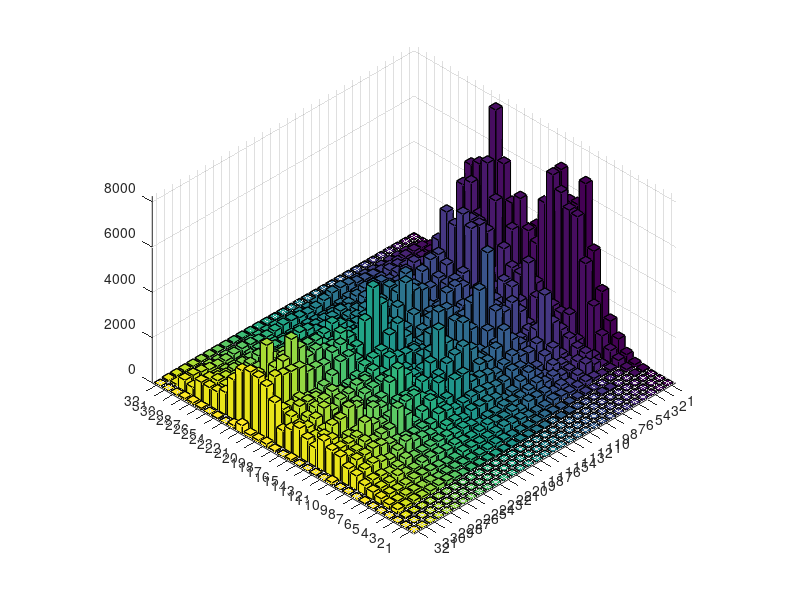

Reproduce this figure in MATLAB. (Note: this script raises an error after producing the figure.)
clc
clear
close all

origin = [0 0 0 0 0 0 0 0 0 0 0 0 0 0 0 0 0 0 0 0 0 0 0 0 0 0 0 0 0 0 0 0 
0.31831 0.873095 1.21744 1.31391 1.2357 1.14093 1.21104 1.57665 2.25992 3.15704 4.06937 4.77385 5.10722 5.03264 4.66244 4.22607 3.99252 4.17367 4.84353 5.90381 7.11055 8.15497 8.77137 8.83441 8.40997 7.73976 7.16233 6.99669 7.42845 8.43938 9.80666 0.0246977 
5.09296 12.2124 13.5593 12.1134 11.7601 12.7969 13.3042 12.7641 12.2972 12.4431 12.6883 12.773 12.9093 13.0152 13.117 14.0991 16.4737 18.7374 18.856 17.3521 16.7664 17.733 18.1706 17.4133 18.2314 22.396 26.7947 27.6794 27.3217 31.6187 40.652 0.980699 
62.3887 43.499 14.5601 3.84021 53.4628 65.8844 22.3233 22.025 35.6374 66.4256 43.1337 24.2828 52.8377 67.2915 63.6763 85.5619 59.9498 65.4871 60.0891 69.6235 61.4906 74.8902 50.3753 132.955 200.243 222.538 179.224 122.719 164.869 144.018 189.133 0.537859 
133.77 125.47 26.6939 33.0075 17.7979 36.4785 94.1926 79.6212 61.7384 58.6383 80.0423 122.348 79.6491 72.2064 81.4448 78.2311 134.839 172.466 130.637 104.068 103.584 101.463 130.982 124.323 97.5823 159.472 130.48 175.754 195.309 156.878 196.484 7.06425 
367.966 317.991 92.4412 51.8841 148.088 214.057 150.339 135.606 197.203 228.705 135.494 99.1828 95.9795 217.39 235.704 312.074 239.737 221.631 194.628 231.058 233.891 130.254 128.907 199.057 240.23 258.194 285.522 240.735 204.995 255.145 263.23 14.4438 
844.237 535.177 86.3264 347.877 566.149 277.503 87.0277 235.178 141.955 328.148 336.547 378.497 189.843 358.441 272.645 293.047 392.128 306.729 233.771 256.816 348.714 302.6 367.531 394.175 389.639 303.059 302.963 439.176 330.357 316.228 336.788 38.8508 
1428.89 977.998 268.865 614.939 468.435 283.872 274.958 443.862 362.015 567.762 453.249 340.914 352.223 370.322 280.5 299.202 200.228 336.643 442.371 401.421 491.106 494.188 485.096 438.008 426.121 562.134 402.002 332.195 432.395 456.586 416.058 0.603016 
2521.33 2082.18 127.186 639.927 245.352 348.696 510.33 236.99 484.932 818.551 636.354 373.208 226.554 477.429 578.828 588.641 604.176 415.822 555.147 552.965 406.394 562.802 655.707 728.835 911.305 715.488 526.23 641.224 774.789 711.772 633.057 22.3323 
4100.55 3760.47 560.412 851.271 353.465 851.885 709.137 420.887 528.626 822.596 896.431 628.458 611.118 710.024 780.055 790.014 724.89 650.789 809.121 874.82 629.05 649.53 621.069 645.929 723.331 805.801 942.015 1023.81 929.87 921.971 741.633 19.5984 
6878.36 5622 1497.66 1041.82 1554.62 2986.22 1048.39 850.326 916.981 1141.34 943.651 762.02 920.603 1026.32 1054.48 1581.86 1539.57 916.172 897.152 1249.49 977.073 710.876 1237.88 1744.66 1024.86 1026.61 917.975 1101.04 901.796 893.072 1056.89 128.194 
5758.31 5705.65 1357.25 639.236 550.208 1239.39 647.463 1038.36 1436.04 2044.44 1451.62 1089.76 1176.42 785.496 755.187 598.501 1004.09 1404.75 1000.81 1130.21 1450.95 1422.28 953.854 1147.83 1062.38 1256.58 1525.94 1089.2 1034.82 1031.01 1132.8 2.46954 
5673 6277.56 1467.45 952.733 471.585 1011.89 843.748 814.683 1091.64 1221 1036.38 1006.76 1640.39 1961.25 1795.57 1634.73 1310.57 1157.57 1457.59 1185.5 1190.3 1216.97 1016.37 1366.79 1554.43 1071.32 910.215 925.295 780.709 1196.33 1340.7 33.2037 
6878.36 6848.96 1588.3 1834.56 862.37 1632.68 2243.51 2030.2 2283.44 1612.14 937.077 1164.88 1051.43 1044.39 2137.34 2914.26 1661.19 872.332 1184.1 1753.96 2233.77 1846.36 1362.83 1373.41 1013.26 1576.56 1770.02 1471.34 1402.03 1135.91 828.191 1.54047 
6150.07 5410.47 2058.36 3158.34 1670.16 2517.44 1725.64 2062.47 4652.75 3203.16 1687.37 2181.6 1338.82 695.981 1320.86 1733.51 1162.57 1110.97 1263.29 1423.02 1696.96 1680.38 1603.52 1541.88 1367.94 1389.99 1106.22 966.597 982.666 914.149 1001.5 18.2749 
4320.18 3393.91 2183.71 2446.95 903.713 2551.98 1956.55 1064.47 2851.42 2456.78 1524.84 2047.25 1235.09 1359.67 1331.22 1337.89 921.193 1190.25 852.596 615.899 772.486 893.1 1686.66 1722.19 1549.17 1494.58 1244.95 1544.64 1279.14 1100.04 1280.12 94.6278 
3747.22 3755.57 2215.73 2531.79 1242.46 1410.3 1391.98 1396.65 1512 1633.88 1167.72 611.149 1214.44 1691.39 1147.38 1370.01 1430.91 1512.8 1671.79 1212.63 1526.85 1400.66 1015.74 1161.31 1415.39 1662.24 1491.77 1347.98 1130.01 974.021 1013.05 12.3426 
3376.95 4971.25 3806.21 3163.12 1634.36 826.717 907.841 1293.43 1686.23 1591.69 1945.29 2029.62 1245.76 1155.5 1056.85 797.875 998.415 1375.69 1772.95 1654.63 1528.74 1242.49 1105.39 1032.68 924.973 1131.19 1357.4 1407.95 1415.62 1164.51 755.839 65.0184 
3247.08 4555.38 2722.92 1871.06 982.135 925.372 1540.22 2101 2325.36 2244.06 1494.03 1528.05 1221.23 805.138 1369.38 2153.49 1857.35 1179.06 1056.53 1138.35 1595.6 1944.49 1928.47 1521.1 1258.13 1076.08 1134.2 1332.67 1214.99 1278.95 1785.38 159.512 
3921.9 6076.9 4657.25 3507.32 3996.27 4054.34 2280.7 2181.68 1342.14 1382.4 1366.98 1134.69 1697.89 1318.43 1123.42 1653.06 3020.54 3947.77 2695.29 1752.58 1762.11 2262.82 2128.34 1777.74 1859.17 1923.19 2267.93 2340.36 2390.77 2518.58 2291.11 124.369 
5588.33 8256.91 6119.42 3698.96 4025.09 4479.12 1669.14 1785.64 1065.07 1223.59 2172.61 2367.81 2908.16 2033.79 1548 1965.25 1871.19 1823.65 1878.65 1962.91 2352.94 1980.9 2021.69 2228.22 2148.48 2746.28 3337.5 2574.52 2033.34 1999.42 2468.08 140.714 
3057.05 4626.25 3618 2205.74 2161.4 3771.55 2228.45 1868.14 1642.02 1302.54 2142.92 2064.99 2269.87 1855.22 1498.05 1517.03 1255.57 1417.96 1179.65 1238.74 1367.77 1475.68 1604.96 1609.18 1844.59 1770.11 2325.32 2083.48 1430.48 1936.88 2517.05 356.874 
3442.84 5458.35 4833.68 3154.4 2805.71 4160.43 2495.3 2470.38 2156.23 1698.81 2476.11 2089.23 2303.27 1909.32 1253.48 1105.7 1011.37 1292.28 1149.1 1281.3 1436.45 1809.75 1851.19 1052.65 1882.59 2088.89 2084.23 2862.64 1784.32 1909.79 2367.07 147.412 
2694.17 5198.7 4539.99 2920.09 2235.28 2711.34 2018.75 1327.52 1065.01 1004.72 1363.38 1437.16 1358.68 1310.59 1198.04 1122.66 1150.65 1465.92 1727.05 1487.56 1289.39 1167.24 902.75 768.785 760.804 798.791 998.853 1280.04 1557.17 1764.83 1751.77 4.51903 
998.22 2023.89 1704.83 1237.17 1179.61 1031.92 710.197 732.17 1061.36 1195.55 1025.25 972.135 1099.31 1147.19 989.587 804.78 708.764 681.187 752.953 802.946 813.474 790.992 663.454 560.289 607.362 705.511 716.982 749.351 823.154 938.803 985.821 50.3568 
644.578 1223.38 977.956 525.041 648.387 824.238 661.431 424.407 382.418 526.319 525.115 567.098 674.084 880.366 776.16 679.872 588.489 598.75 627.851 671.434 734.874 784.684 823.248 928.133 954.591 802.573 735.032 748.147 884 849.796 804.164 25.2029 
378.868 783.866 661.737 569.918 844.877 1091.55 916.167 623.353 716.458 1066.09 1123.13 792.394 545.699 657.548 827.867 727.358 519.608 558.887 813.857 921.401 736.686 534.18 602.644 846.987 937.034 762.871 570.521 612.297 805.832 879.336 792.087 84.8768 
277.009 570.37 461.019 342.98 490.072 676.481 628.501 485.281 532.097 724.47 785.827 645.154 493.225 456.522 460.268 420.443 375.706 384.684 427.98 461.487 479.655 493.654 509.913 541.745 584.784 589.401 531.121 495.527 589.947 759.54 813.62 108.021 
147.139 312.424 273.968 233.609 357.576 531.676 537.462 369.442 232.465 255.427 345.113 347.832 247.969 148.766 124.096 155.885 187.778 187.02 164.132 164.288 225.48 320.673 365.971 319.236 244.06 229.942 270.816 285.978 257.302 267.787 370.977 90.2773 
114.91 288.196 340.11 301.3 252.254 242.125 261.103 284.827 323.088 405.859 524.4 608.787 585.142 457.709 320.357 273.478 328.784 403.598 411.589 351.946 301.571 322.76 391.444 425.482 379.174 297.011 267.299 328.483 431.173 493.762 485.874 36.0805 
11.4592 31.2225 43.2459 47.1721 47.0489 49.0663 58.0661 74.7131 94.8726 111.567 118.512 113.396 99.1894 82.8166 71.8574 70.9554 79.7108 93.0458 103.776 106.056 98.0188 82.4307 65.2053 52.6502 48.811 54.0831 65.5322 78.5364 88.8378 94.0779 94.3 6.46854 
1.98944 5.84946 9.36501 12.3456 14.6557 16.2287 17.0752 17.2826 17.0085 16.4655 15.9022 15.5783 15.7402 16.5953 18.2909 20.8974 24.399 28.6913 33.5883 38.8364 44.1352 49.1637 53.6084 57.192 59.7 61.0014 61.0635 59.9578 57.857 55.0223 51.7841 4.63934 
];

change30 = [0 0 0 0 0 0 0 0 0 0 0 0 0 0 0 0 0 0 0 0 0 0 0 0 0 0 0 0 0 0 0 0 
0.31831 0.873095 1.21744 1.31391 1.2357 1.14093 1.21104 1.57665 2.25992 3.15704 4.06937 4.77385 5.10722 5.03264 4.66244 4.22607 3.99252 4.17367 4.84353 5.90381 7.11055 8.15497 8.77137 8.83441 8.40997 7.73976 7.16233 6.99669 7.42845 8.43938 9.80666 0.0246977 
5.09296 12.2124 13.5593 12.1134 11.7601 12.7969 13.3042 12.7641 12.2972 12.4431 12.6883 12.773 12.9093 13.0152 13.117 14.0991 16.4737 18.7374 18.856 17.3521 16.7664 17.733 18.1706 17.4133 18.2314 22.396 26.7947 27.6794 27.3217 31.6187 40.652 0.980699 
62.3887 45.7201 14.9454 11.8521 55.3611 74.5731 28.4444 41.7264 42.3708 77.7298 58.3495 24.634 46.0847 58.2736 63.5842 72.327 62.981 70.8841 69.3771 63.9721 63.5788 74.503 62.0115 117.863 170.937 205.23 183.278 128.039 177.018 130.719 208.159 0.30048 
133.77 141.402 21.7382 25.7529 11.901 34.3862 84.667 96.3466 69.5971 34.5899 66.3939 130.692 106.762 80.9159 75.2026 67.7085 128.48 152.502 132.319 134.945 127.004 115.461 106.484 110.44 136.589 137.044 141.876 155.595 163.808 172.148 179.555 13.9024 
367.966 438.481 98.1993 73.5153 135.031 180.912 145.297 147.107 180.508 182.798 128.603 70.8832 116.201 206.508 259.987 257.109 277.4 232.717 189.209 225.641 194.085 134.518 116.391 186.523 254.24 252.436 261.823 233.483 216.559 273.349 279.582 3.20117 
844.237 773.827 86.4216 579.103 604.524 198.778 100.856 176.936 178.68 239.226 373.93 349.506 223.164 258.318 266.844 300.896 390.545 361.907 264.317 261.809 289.351 228.82 316.479 416.078 394.93 322.058 309.238 343.438 311.676 285.697 341.406 27.9973 
1428.89 1173.9 226.622 990.933 567.232 306.272 307.979 250.898 281.522 278.101 410.682 351.021 356.319 358.6 289.336 256.745 199.289 329.604 439.705 412.763 473.459 582.532 491.206 384.261 442.68 430.753 389.476 352.926 361.562 487.004 471.215 3.65253 
2521.33 2171.3 165.794 438.955 188.6 213.028 407.363 701.972 496.882 536.061 649.322 399.627 235.28 473.653 606.479 582.316 579.837 630.485 542.217 487.709 449.744 461.896 585.424 674.251 766.999 844.226 633.089 753.89 756.334 634.214 775.983 24.0325 
4100.55 4023.47 575.719 420.018 319.35 292.25 585.934 596.053 687.878 920.611 744.128 908.127 711.677 795.117 848.745 985.03 604.812 679.22 762.356 846.718 582.66 497.135 607.539 577.734 720.755 737.973 974.749 1112.63 1036.25 894.499 894.325 28.4897 
6878.36 6820.74 1362.69 1990.69 1597.98 1376.03 1201.57 870.797 942.45 1250.72 897.324 500.346 814.103 1376.74 1160.42 1252.67 1413.24 1077.72 977.276 1004.26 808.258 981.865 1200.24 1580.52 1275.33 808.87 1010.68 790.106 866.626 1294.15 944.908 10.333 
5758.31 5164.72 1317.47 1886.63 761.16 962.393 960.594 1286.83 1174.34 1086.69 1141.24 945.763 1131.81 1183.3 734.61 958.774 915.15 1182.38 1263.84 1494.98 1429.03 1092.51 1155.48 1002.44 880.594 1058.98 1461.05 1206.81 1048.81 976.021 1093.56 18.4396 
5673 4907.76 1458.72 1249.2 416.295 1097.7 905.592 697.552 743.527 1619.53 954.494 1299.29 1750.61 1345.21 1753.5 2102.58 1226.06 1084.25 1461.27 1313.25 1180.89 1255.09 953.397 1536.11 1520.16 989.254 988.67 932.158 926.783 1292.87 1301.89 38.5831 
6878.36 6271.34 1146.42 1521.36 1175.75 1727.22 2258.97 3226.14 2235.68 1343.78 1159.98 642.821 1170.49 1225.08 2021.32 2901.73 1747.16 1177.12 1065.14 1709.16 2061.63 1623.07 1343.61 1325.93 1145.35 1537.55 1766.85 1318.98 1290.69 1233.31 1059.47 10.1946 
6150.07 5157.5 1471.18 3294.49 1730.14 1925.89 1786.78 2880.18 4386.57 2777.39 1891.49 1855.21 1359.87 770.848 1474.03 1957.37 1064.04 1138.5 1388.86 1101.31 1653.96 1613.41 1226.48 1403.2 1173.67 1575.75 1108.47 1024.41 1001.34 902.177 1259.49 23.0322 
4320.18 3688.45 1714.83 1954.14 487.521 1545.27 2028.51 1279.09 2479.92 3301.05 2156.85 1552.45 1501.91 1189.91 1180.14 1362.36 999.239 1445.39 968.164 1051.59 848.297 948.409 1371.42 1637.35 1525.52 1281.7 1119.41 1361.38 1235.86 1069.05 1257.98 14.5018 
3747.22 3672.7 1642.81 1779.68 1049.86 1537.37 1416.27 1359.93 1159.9 1373.94 1397.31 700.432 1196.41 1846.41 1526.31 1257 1493.65 2084.37 1679.5 1349.36 1561.19 1565.49 1154.02 964.686 1384.5 1832.71 1465.95 1405.16 1356.48 956.759 1100.31 64.9274 
3376.95 5602.69 3759.99 2394.99 1658.47 1236.73 868.691 1079.75 1615.97 2009.01 1886.89 1549.97 1302.17 1153.06 1011.08 923.853 1156.32 1515.55 1741.92 1676.11 1472.08 1187.72 1145.78 1114.05 920.663 1029.6 1314.03 1694.45 1372.29 968.979 873.509 9.88517 
3247.08 4803.19 2731.12 1738.63 954.058 850.677 1581.27 2036.62 2235.81 2027.55 1464.18 879.224 1122.44 1555.34 1327.47 1757.43 2206.7 1304.89 907.272 1161.19 1547.72 1889.02 1966.09 1618 1343.69 1264.05 1244.21 1214.63 1208.82 1585.18 1775.96 81.3493 
3921.9 6472.91 4647.66 4320.68 3965.46 3206.47 2365.65 1337.9 1273.83 1898.16 1358.01 734.189 1713.71 1986.65 1258.03 2026.5 2945.26 2747.28 2509.67 2276.35 1876.09 1885.72 2184.81 1861.91 1874.73 2402.83 2219.31 2103.99 2412.01 2336.9 2258.95 390.853 
5588.33 9408.22 6144.31 4612.19 4072.44 2949.49 1657.33 724.891 1071.91 1651.48 1999.7 2654.57 2898.43 2538.03 1857.6 1412.71 1760.67 1965.33 1736.39 2038.8 2405.56 2067.46 2078.93 2173.97 2143.46 2963.35 3496.63 2627.23 1875.51 2037.09 2350.44 53.5075 
3057.05 5433.26 3685.18 2440.56 2331.43 2352.65 2058.1 1629.95 1560.1 1851.27 2080.74 2217.93 2284.55 2091.19 1536.01 1227.33 1396.64 1289.36 1172.43 1269.79 1252.94 1262.58 1571.59 1875.88 1899.78 2195.04 2335.83 1785.13 1389.44 1784.89 2449.26 146.742 
3442.84 6491.22 4817.03 3179.86 2800.26 2785.64 2634.16 2227.95 2019.32 2305.53 2533.54 2451.03 2265.3 1815.13 1297.33 1108.79 1022.84 958.365 1219.73 1399.85 1327.52 1557.07 1792.71 1714.28 1830.34 2116.73 2139.66 2042.33 1879.13 1802.38 2355.82 548.682 
2694.17 5518.07 4534.87 2869.17 2234.53 2165.81 2021.13 1497.73 1060.04 1180.15 1377.86 1350.78 1376.23 1360.49 1171.78 1062.43 1160.15 1434.36 1707.39 1632.02 1297.34 1066.73 900.761 761.826 771.83 825.324 988.172 1365.49 1578.27 1567.45 1708.22 24.1826 
998.22 2046.21 1701.5 1232.99 1186.18 1016.88 711.821 770.918 1070.82 1139.46 1015.36 1006 1110.21 1128.54 996.32 811.829 697.674 695.215 757.537 816.12 823.333 760.062 654.283 580.614 601.327 687.545 739.675 741.412 802.576 944.918 1011.13 50.2855 
644.578 1302.13 978.097 561.468 644.436 818.044 658.902 405.455 380.867 484.641 524.741 557.799 680.528 798.816 782.954 672.236 592.367 583.787 615.023 668.085 723.847 762.09 820.897 924.072 965.787 862.153 751.759 798.343 903.129 887.749 815.971 28.315 
378.868 783.866 661.737 569.918 844.877 1091.55 916.167 623.353 716.458 1066.09 1123.13 792.394 545.699 657.548 827.867 727.358 519.608 558.887 813.857 921.401 736.686 534.18 602.644 846.987 937.034 762.871 570.521 612.297 805.832 879.336 792.087 84.8768 
277.009 570.37 461.019 342.98 490.072 676.481 628.501 485.281 532.097 724.47 785.827 645.154 493.225 456.522 460.268 420.443 375.706 384.684 427.98 461.487 479.655 493.654 509.913 541.745 584.784 589.401 531.121 495.527 589.947 759.54 813.62 108.021 
147.139 312.424 273.968 233.609 357.576 531.676 537.462 369.442 232.465 255.427 345.113 347.832 247.969 148.766 124.096 155.885 187.778 187.02 164.132 164.288 225.48 320.673 365.971 319.236 244.06 229.942 270.816 285.978 257.302 267.787 370.977 90.2773 
114.91 288.196 340.11 301.3 252.254 242.125 261.103 284.827 323.088 405.859 524.4 608.787 585.142 457.709 320.357 273.478 328.784 403.598 411.589 351.946 301.571 322.76 391.444 425.482 379.174 297.011 267.299 328.483 431.173 493.762 485.874 36.0805 
11.4592 31.2225 43.2459 47.1721 47.0489 49.0663 58.0661 74.7131 94.8726 111.567 118.512 113.396 99.1894 82.8166 71.8574 70.9554 79.7108 93.0458 103.776 106.056 98.0188 82.4307 65.2053 52.6502 48.811 54.0831 65.5322 78.5364 88.8378 94.0779 94.3 6.46854 
1.98944 5.84946 9.36501 12.3456 14.6557 16.2287 17.0752 17.2826 17.0085 16.4655 15.9022 15.5783 15.7402 16.5953 18.2909 20.8974 24.399 28.6913 33.5883 38.8364 44.1352 49.1637 53.6084 57.192 59.7 61.0014 61.0635 59.9578 57.857 55.0223 51.7841 4.63934 
];

change60 = [0 0 0 0 0 0 0 0 0 0 0 0 0 0 0 0 0 0 0 0 0 0 0 0 0 0 0 0 0 0 0 0 
0.31831 0.873095 1.21744 1.31391 1.2357 1.14093 1.21104 1.57665 2.25992 3.15704 4.06937 4.77385 5.10722 5.03264 4.66244 4.22607 3.99252 4.17367 4.84353 5.90381 7.11055 8.15497 8.77137 8.83441 8.40997 7.73976 7.16233 6.99669 7.42845 8.43938 9.80666 0.0246977 
5.09296 3.62143 11.0232 15.2836 9.37794 13.5679 11.4154 13.6929 12.8942 12.4902 14.2475 12.2123 13.7987 14.5502 15.57 14.9122 18.4091 17.7882 15.5345 18.8757 19.0417 18.4368 17.9433 18.2857 18.9995 23.8348 25.5999 30.0775 41.9075 44.776 36.4397 0.294654 
62.3887 48.4046 18.9869 14.2569 52.743 73.8726 24.8126 17.9945 32.4747 70.7828 51.674 34.3728 38.6549 60.8117 76.0907 98.4631 72.2138 60.3978 82.3319 77.0036 54.2026 65.7786 66.1246 80.1117 179.825 232.879 217.274 151.642 155.598 162.193 185.073 0.618903 
133.77 89.0024 23.8431 50.2265 15.1904 15.1588 94.4023 117.143 59.2697 69.7501 90.8693 112.688 75.1155 99.7663 108.437 106.142 115.638 126.872 116.101 95.8861 105.577 126.755 144.026 151.152 102.684 93.8492 135.622 209.701 162.037 133.04 163.692 0.568538 
367.966 245.447 96.6742 181.344 123.523 155.376 95.2011 217.032 239.694 181.375 90.1404 92.6594 153.41 181.903 272.692 309.849 279.731 248.007 144.826 208.241 202.212 151.302 145.376 169.769 230.153 262.369 288.104 227.747 241.139 279.386 253.33 10.6739 
844.237 717.536 126.117 485.48 518.715 301.105 150.554 228.674 117.764 180.38 407.529 426.924 252.667 213.479 273.208 350.994 376.355 286.027 261.586 249.934 242.949 351.242 355.392 377.543 353.249 230.557 330.089 386.208 332.95 323.143 320.837 3.44206 
1428.89 1349.31 206.715 517.823 504.557 297.102 262.759 362.678 330.009 405.703 460.929 391.495 314.677 287.663 225.735 198.147 234.668 372.044 441.955 526.618 602.576 469.359 432.291 437.032 500.597 537.15 400.328 299.267 360.37 484.652 449.935 5.0304 
2521.33 2096.39 249.412 419.048 304.063 293.467 280.749 382.803 470.142 550.417 549.609 363.552 342.345 675.535 668.871 623.308 484.488 426.46 597.794 693.385 485.961 580.662 672.901 751.316 737.323 753.334 639.765 725.357 678.949 699.082 640.527 9.23688 
4100.55 3285.07 450.336 538.508 298.807 317.912 595.019 1001.23 558.271 1129.65 767.319 446.801 676.931 958.728 945.952 877.724 745.391 627.163 671.965 890.86 884.313 833.595 582.59 637 673.27 985.742 907.215 946.414 1137.65 993.814 757.485 1.22551 
6878.36 6624.72 1481.17 1864.47 1570.15 1313.6 1203.24 1193.89 846.093 1167.63 842.918 452.292 680.279 1049.05 1452.14 1643 1292.15 880.141 938.59 942.9 840.844 1042.73 1167.64 1545.27 939.634 919.493 1038.81 951.632 929.396 886.693 957.977 95.552 
5758.31 6461.55 1261.43 820.313 987.688 1006.64 824.712 1103.17 1147.09 1272.01 1167.78 1201.25 1238.87 810.796 672.907 802.672 982.371 1139.18 931.692 1020.66 1586.25 1545.35 1060.2 1000.65 1287.87 1240.01 1112.11 1056.26 1037.02 1124.84 1444.22 18.6566 
5673 6429.19 1306.88 607.675 678.912 744.876 822.643 1084.62 899.009 1023.07 1087.56 1253.92 1557.39 1741.12 1689.44 1612.72 1443.03 1429.89 1427.94 1123.14 1047.87 1275.35 1112.48 1321.23 1499.06 1076.58 981.104 1011.69 1010.22 1041.85 1121.13 39.7109 
6878.36 6564.81 1468.92 1774.39 811.848 1286.38 2039.67 3080.14 2301.86 1408.42 829 1376.8 1268.25 1205.45 2172.99 1677.32 1689.37 1272.45 1592.34 2425.63 2076.53 1619.01 1361.69 1114.57 851.599 1460.49 1846.82 1761.04 1386.31 1079.18 822.594 10.5659 
6150.07 6619.05 2202.88 1966.16 1373.07 1529.45 1623.88 3753.29 4604.96 3232.96 1872.22 1411.78 1205.46 948.423 1370.99 1607.04 1408.58 1148.86 1076 1682.95 1832.15 1774.92 1555.43 1130.49 1220.95 1324.65 1078.97 797.757 1173.32 1239.64 836.916 76.5772 
4320.18 4633.14 2047.79 1899.1 658.416 1086.92 1902.41 2952.7 2881.25 2113.75 1692.72 1431.72 1354.38 1385.36 1378.56 1290.22 946.659 915.807 965.639 711.952 709.423 1111.57 1501.72 1778.72 1478.38 1545.48 1476.41 1215.15 1330.91 1249.1 1108.29 136.977 
3747.22 3717.91 1934.84 1964.11 1413.03 1500.6 1500.64 1840.12 1625.36 1308.01 1127.41 865.425 1026.56 1422.85 1279.45 1142.12 1378.35 2125.29 1568.52 1561.08 1671.85 1331.47 967.554 980.557 1149.76 1652.78 1680.62 1284.93 1088.59 1176.44 1132.54 26.0931 
3376.95 3469.4 3742.14 3868.71 1667.24 1841.96 914.304 1327.29 1667.35 1110.78 1914.03 2047.02 1279.06 1323.53 1156.76 1010.47 1050.44 1456.99 1677.36 1614.9 1371.68 1392.74 1149.68 1135.04 1100.22 1149.9 1409.69 1365.4 1376.77 943.312 757.257 54.5153 
3247.08 3959.46 2746.35 2526.14 942.913 977.88 1445.28 2103.16 2578.84 1826.06 1266 1444.59 1255 1018.63 1386.18 2145.8 1943.2 1198.8 970.312 1105.31 1599.8 1948.54 1919.82 1559.1 1248.21 1065.13 1165.02 1408.77 1220.03 1468.66 1775.02 67.2963 
3921.9 4716.33 4604.81 6082.96 4204.07 3025.12 1989.35 1690.19 1523.77 709.008 1203.9 2389.41 1645.5 1298.04 1275.11 2156.48 3125.41 2917.61 2376.52 1920.53 1913.85 2176.78 2350.3 1848.87 1899.95 1903.29 2074.64 2446.97 2397.44 2571.78 2254.76 130.452 
5588.33 5506.86 5940.11 7632.81 4444.92 2254.08 1040.4 886.332 1753.91 1908.02 1887.92 3430.27 2510.93 2168.07 1748.99 2293.82 2109.93 1568.96 1479.39 2076.32 2178.28 2265.79 2114.65 2499.39 2605.33 3141.19 3465.98 2235.28 1821.61 1992.98 2320.19 38.4787 
3057.05 2301.04 3566.18 3158.15 2587.32 1133.82 1638.55 1306.11 1689.97 1708.85 2219.6 3635.94 1427.82 2655.32 1537.68 2398.45 1396.72 1793.51 1206.36 1384.37 1579.72 2765.38 2102.13 2029.41 2478.29 1658.37 2414.2 1494.05 1658.15 1901.95 2197.81 243.441 
3442.84 2339.45 4634.64 4148.79 3275.69 1478.52 2027.84 1683.9 2259.05 2086.08 2617.88 3584.72 2164.22 3123.23 1136.23 2059.46 1039.2 1545.27 1138.32 2606.31 1356.75 3392.67 1962.91 1865.85 1949.63 1624.96 2334.79 1747 1840.3 1731.22 2335.33 4.2553 
2694.17 2329.9 4455.98 3707.18 2479.48 1200.72 1714.23 1991.86 1114.67 1397.2 1426.19 2296.36 1361.3 1712.31 1370.75 1481.86 1083.05 1399.81 1707.59 998.898 1515.2 1142.76 974.599 964.334 778.518 1150.52 855.484 1242.42 1589.69 1440.61 1779.08 128.92 
998.22 1377.55 1691.72 1887.08 1181.68 711.338 738.446 1353.26 947.489 824.932 1041.83 1117.02 1210.68 1053.7 1032.52 783.311 729.319 759.656 709.28 775.144 760.525 763.792 659.121 681.177 627.074 644.496 702.965 656.547 899.263 887.868 873.139 56.6268 
644.578 435.386 1003.02 1056.98 611.427 417.614 607.633 894.568 410.492 458.302 502.211 557.582 652.118 600.224 819.187 556.74 537.224 602.705 607.377 699.424 716.984 1065.55 768.438 931.269 954.58 805.238 724.718 767.279 946.802 857.845 809.997 120.953 
378.868 401.317 647.023 1205.26 829.132 565.154 960.162 1160.71 701.088 842.54 1126.77 757.589 530.965 566.449 821.483 536.55 536.068 1077.95 771.56 550.925 781.98 827.203 547.328 627.217 1000.57 652.267 559.526 828.214 777.07 637.886 779.634 336.473 
277.009 207.552 434.151 788.499 491.948 377.819 691.268 869.194 520.875 769.185 752.775 476.227 468.26 361.736 487.928 343.978 395.134 463.112 412.856 472.755 477.267 587.044 510.064 575.825 596.781 459.347 518.426 636.414 580.063 571.015 833.58 119.378 
147.139 112.586 276.649 554.216 356.517 339.833 538.445 421.068 231.737 409.703 337.143 155.398 245.657 211.647 132.105 149.803 193.61 159.134 170.646 262.385 217.906 230.945 345.644 252.559 258.363 317.937 267.882 272.885 279.672 415.139 344.144 12.295 
114.91 57.7176 340.805 362.872 254.425 514.892 262.229 434.382 320.352 306.352 515.829 198.977 580.167 460.896 334.014 656.332 341.055 414.624 409.153 290.701 296.37 239.31 367.62 221.598 366.577 467.622 305.249 517.807 455.97 385.683 467.471 4.33354 
11.4592 11.4162 42.853 47.9498 46.3684 87.2423 59.0297 89.045 97.0871 70.6445 117.973 81.0731 95.4814 113.496 70.7418 115.825 83.7646 81.2233 107.089 59.1232 95.4066 73.4134 60.4161 90.2818 48.4785 79.2414 69.9257 58.5285 92.4584 62.0017 92.5568 5.19544 
1.98944 5.84946 9.36501 12.3456 14.6557 16.2287 17.0752 17.2826 17.0085 16.4655 15.9022 15.5783 15.7402 16.5953 18.2909 20.8974 24.399 28.6913 33.5883 38.8364 44.1352 49.1637 53.6084 57.192 59.7 61.0014 61.0635 59.9578 57.857 55.0223 51.7841 4.63934 
];

figure,
bar3(origin);view([60,60,60]);set(gcf,'renderer','zbuffer');set(gca, 'ZLim', [0.0 10000.0]);
figure,
bar3(change30);view([60,60,60]);set(gcf,'renderer','zbuffer');set(gca, 'ZLim', [0.0 10000.0]);
figure,
bar3(change60);view([60,60,60]);set(gcf,'renderer','zbuffer');set(gca, 'ZLim', [0.0 10000.0]);


% 
% figure,
% bar3(theta_change);view([60,30,60]);set(gcf,'renderer','zbuffer');%set(gca, 'ZLim', [0.0 15.0]);
% figure,
% bar3(positive_N);view([60,-60,60]);set(gcf,'renderer','zbuffer');%set(gca, 'ZLim', [0.0 15.0]);
% figure,
% bar3(theta45);view([60,-60,60]);set(gcf,'renderer','zbuffer');%set(gca, 'ZLim', [0.0 15.0]);
% figure,
% bar3(theta45_negative);view([60,-60,60]);set(gcf,'renderer','zbuffer');%set(gca, 'ZLim', [0.0 15.0]);
% figure,
% bar3(phi_change);view([60,-60,60]);set(gcf,'renderer','zbuffer');%set(gca, 'ZLim', [0.0 15.0]);
% figure,
% bar3(image_negative_N_negative);view([60,-60,60]);set(gcf,'renderer','zbuffer');%set(gca, 'ZLim', [0.0 15.0]);
% figure,
% bar3(image_negative_N_positive);view([60,-60,60]);set(gcf,'renderer','zbuffer');%set(gca, 'ZLim', [0.0 15.0]);
% 
% 
